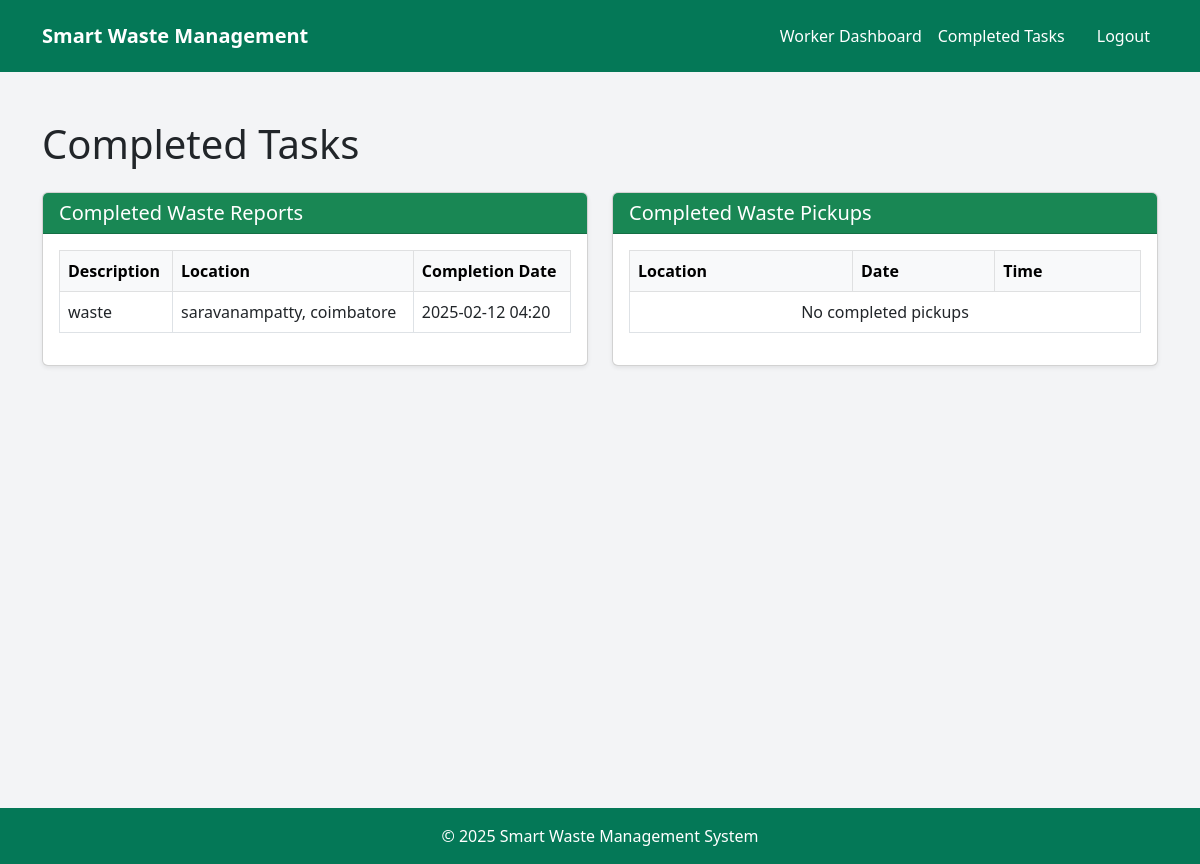
The page /workers/completed-tasks/ (signed in) on the database its author committed.
### Users/models.py (models this page shows, shortened)
class WasteReport(models.Model):
    id = models.UUIDField(primary_key=True, default=uuid.uuid4, editable=False)
    user = models.ForeignKey(settings.AUTH_USER_MODEL, on_delete=models.CASCADE, related_name="reports", limit_choices_to={'role': 'publicUser'})
    admin = models.ForeignKey(settings.AUTH_USER_MODEL, on_delete=models.CASCADE, related_name="assigned_reports", limit_choices_to={'role': 'administrator'},null=True,blank=True)
    image = models.ImageField(upload_to='waste_reports/', blank=True, null=True)
    description = models.TextField()
    location = models.CharField(max_length=255)
    status = models.CharField(max_length=20, choices=[
        ('pending', 'Pending'),
        ('assigned', 'Assigned'),
        ('resolved', 'Resolved'),
    ], default='pending')
    assigned_worker = models.ForeignKey(settings.AUTH_USER_MODEL, on_delete=models.SET_NULL, null=True, blank=True, related_name="report_tasks", limit_choices_to={'role': 'worker'})
    created_at = models.DateTimeField(auto_now_add=True)
    updated_at = models.DateTimeField(auto_now=True)

### Workers/views.py (the view)
# urls.py: path('completed-tasks/', views.completed_tasks, name='completed-tasks'),
@login_required
def completed_tasks(request):
    worker = request.user  # Get the logged-in worker
    completed_reports = WasteReport.objects.filter(assigned_worker=worker, status="resolved")
    completed_pickups = WastePickup.objects.filter(worker=worker, status="completed")
    context = {
        "completed_reports": completed_reports,
        "completed_pickups": completed_pickups,
    }
    return render(request, 'Workers/completed-task.html', context)

### Workers/templates/Workers/completed-task.html
{% extends 'main.html' %}
{% block content %}
<main>
<div class="container mt-5">
    <h1 class="text-start mb-4">Completed Tasks</h1>
    <div class="row">
        <div class="col-md-6">
            <div class="card shadow-sm">
                <div class="card-header bg-success text-white">
                    <h5 class="mb-0">Completed Waste Reports</h5>
                </div>
                <div class="card-body">
                    <table class="table table-bordered">
                        <thead class="table-light">
                            <tr>
                                <th>Description</th>
                                <th>Location</th>
                                <th>Completion Date</th>
                            </tr>
                        </thead>
                        <tbody>
                            {% for report in completed_reports %}
                            <tr onclick="window.location.href='{% url 'workers:report-details' report.id %}';" style="cursor: pointer;">
                                <td>{{ report.description }}</td>
                                <td>{{ report.location }}</td>
                                <td>{{ report.updated_at|date:"Y-m-d H:i" }}</td>
                            </tr>
                            {% empty %}
                            <tr>
                                <td colspan="3" class="text-center">No completed reports</td>
                            </tr>
                            {% endfor %}
                        </tbody>
                    </table>
                </div>
            </div>
        </div>
        <div class="col-md-6">
            <div class="card shadow-sm">
                <div class="card-header bg-success text-white">
                    <h5 class="mb-0">Completed Waste Pickups</h5>
                </div>
                <div class="card-body">
                    <table class="table table-bordered">
                        <thead class="table-light">
                            <tr>
                                <th>Location</th>
                                <th>Date</th>
                                <th>Time</th>
                            </tr>
                        </thead>
                        <tbody>
                            {% for pickup in completed_pickups %}
                            <tr onclick="window.location.href='{% url 'workers:pickup-details' pickup.id %}';" style="cursor: pointer;">
                                <td>{{ pickup.location }}</td>
                                <td>{{ pickup.date }}</td>
                                <td>{{ pickup.time }}</td>
                            </tr>
                            {% empty %}
                            <tr>
                                <td colspan="3" class="text-center">No completed pickups</td>
                            </tr>
                            {% endfor %}
                        </tbody>
                    </table>
                </div>
            </div>
        </div>
    </div>
</div>
</main>
{% endblock %}

### templates/main.html (style rules this page uses)
body { background-color: #f3f4f6; }
.card { box-shadow: 0 4px 6px rgba(0, 0, 0, 0.1); }
main { min-height: 80vh; }

### rows shown on the page
WasteReport: description "waste", location "saravanampatty, coimbatore", updated_at "2025-02-12 04:20"
